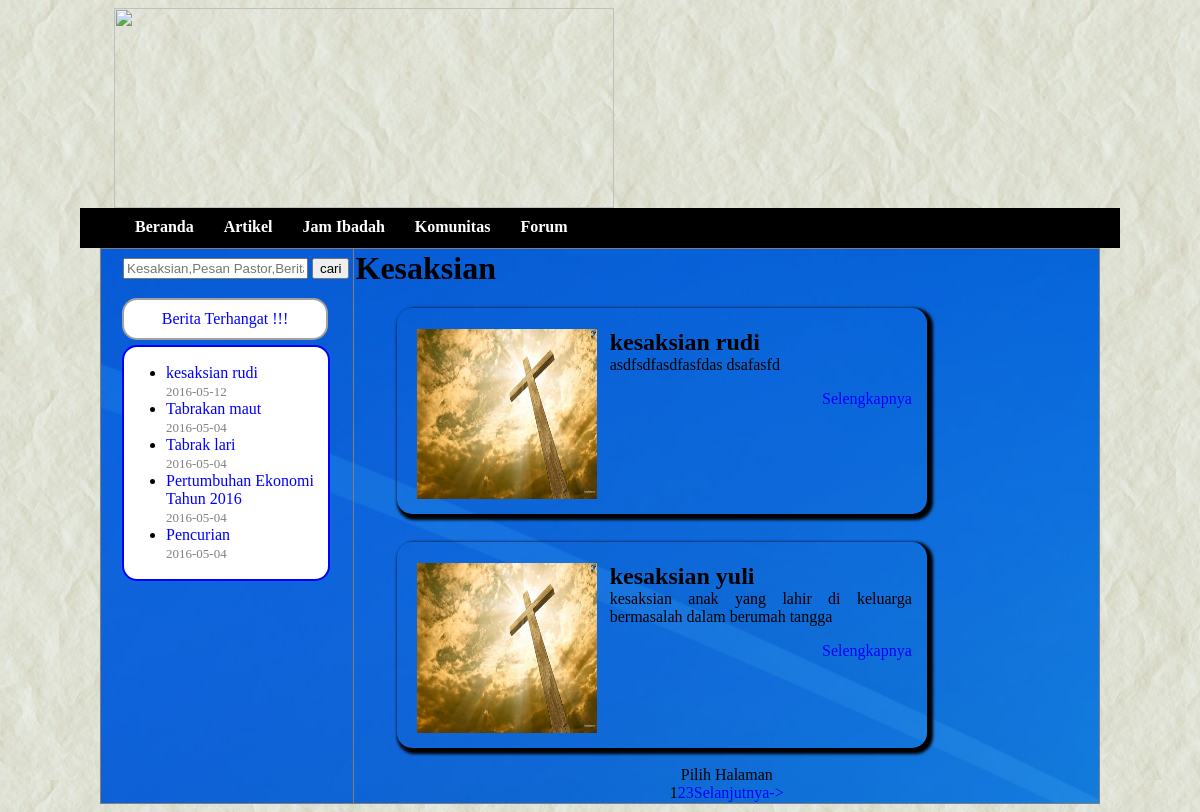
/index.php?menu=kesaksian, run on the app's committed database.
### tables this page shows
CREATE TABLE IF NOT EXISTS `isi_berita` (
  `id_berita` int(5) NOT NULL,
  `id_kategori` int(5) NOT NULL,
  `judul` varchar(32) DEFAULT NULL,
  `tanggal` date DEFAULT NULL,
  `gambar` longtext,
  `isi` text
);

### index.php (the view, shortened to what this page needs)
<html>
	<head><title> Portal </title>
	<link href="css/style.css" rel="stylesheet" type="text/css">
	<link type="text/css" rel="stylesheet" href="css/dropdown_dasar.css">
	</head>
<body>
	<div class="pala">
	<img src="img/andreas12345.png"  class="logo">
	</div>
	<ul id="menu">
		<li><a href='index.php?menu=home'>Beranda</a></li>
		<li><a href='#'>Artikel</a>
		</li>
		<li><a href='#'>Jam Ibadah</a>
		</li>
		<li><a href='#'>Komunitas</a>
		<li><a href='forum/index.php'>Forum</a></li>
	</ul>
	<table border="1" class="tabelisi" align="center">
		<tr>
		<td valign="top" width="250">
			<li class="cari"> <?php include 'cari.php'; ?> </li>
	<div align="center" class="judul"> Berita Terhangat !!!</div>
	<div class="pinggir">
	<ul>
	<?php
$jumlahtampil=5;
	$head=mysql_query("select * from isi_berita order by tanggal desc limit $jumlahtampil");
	while($headline=mysql_fetch_array($head)){
		echo	"<li><a
	href='index.php?menu=detail_headline&id=$headline[id_berita]'>$headline[judul]<br><font size='2px' color='gray'>
	$headline[tanggal]
	</font></li>";
	}
	?>
	</ul>
	</div>
		</td>
		<td valign="center" align="center">
		<?php
		if(isset($_GET['menu']))
		{
			$menu=$_GET['menu'];
			if($menu=="kesaksian"){include "berita_kesaksian.php";}
		}
		else{include"headline.php";}
		?>
		</td>
	</tr>
</table>
</body>
</html>

### berita_kesaksian.php (shortened to what this page needs)
<link href="css/style.css" rel="stylesheet" type="text/css">
<?php
$table1="isi_berita";
$table2="kategori";
$id=1;
$hal=isset($_GET['hal'])?$_GET['hal']:1;
if(!isset($_GET['hal']))
	{
	$page=1;
	}
	else
	{
	$page=$_GET['hal'];
	}
$max_results=2;
$from=(($page * $max_results) - $max_results);
$sql=mysql_query("select * from $table1,$table2 where $table1.id_kategori=$id  and $table1.id_kategori=$table2.id_kategori order by tanggal desc limit $from,$max_results");
echo "<h1 style=text-align:left>Kesaksian</h1>";
while($tampil=mysql_fetch_array($sql))
{
	$data=substr($tampil['isi'],0,200);
?>
	<div class="box">
	<p align="justify">
	<img src="<?=$tampil['gambar'];?>"align="left">
	<font valign="top">
	<strong> <font size="5"> <?php echo $tampil['judul'];?> </font> </strong>
	<br />
	<?php echo $data;?>
 	<a href="index.php?menu=detail_kesaksian&id=<?=$tampil['id_berita'];?>"> <br /> <p style='text-align:right'> Selengkapnya </p> </a>
		</font></p></div><br>
<?php
}
$total_results=mysql_result(mysql_query("select count(*) as num from $table1 where $table1.id_kategori=$id"),0);
$total_pages= ceil($total_results / $max_results);
	echo "<center>Pilih Halaman<br />";
	for($i=1; $i<=$total_pages; $i++)
		{
			if(($hal)==$i)
			{
				echo "$i";
			}
			else
			{
				echo "<a href=$_SERVER[PHP_SELF]?menu=kesaksian&hal=$i>$i</a>";
			}
		}
			if($hal < $total_pages)
			{
				$next=($page + 1);
				echo "<a href=$_SERVER[PHP_SELF]?menu=kesaksian&hal=$next>Selanjutnya-></a>";
			}
	echo"</center>";
?>

### css/style.css (style rules this page uses)
.pala { margin-left:106; margin-right:100; width:1000; height:200; overflow:auto; }
.logo { width:500; height:200; }
body { background:url(../img/paper1.jpg); }
a { text-decoration:none; text-align:ceter; font:bold; color:blue; }
.tabelisi { background: url(../img/blue-abstract-background.jpg); border-collapse:collapse; width:1000; height:400; }
.judul { border:2px solid#a1a1a1; background:white; font-family:algerian; color:#0000FF; width:200px; border-radius:15px; padding-top: 10px; padding-right: 1px; padding-bottom: 10px; padding-left: 1px; margin-bottom:5px; margin-top:5px; margin-left: 20px; }
.pinggir { border:2px solid blue; background:white; border-radius:15px; width:200px; padding-top: 1px; padding-right: 2px; padding-bottom: 1px; padding-left: 2px; margin-left: 20px; }
.box { background:url(../img/paper2.jpg); width:500px; height:auto; text-align:justify; box-shadow:3px 3px 3px 3px black; border-radius:15px; margin-top: 10px; padding: 5px 15px 15px 15px; overflow:hidden; margin-left:-130px; }
.box img { width:180; height:170; padding-right:10; padding-left:5; }
.cari { list-style:none; margin-top:5px; margin-left:18px; }

### css/dropdown_dasar.css (style rules this page uses)
ul#menu { height: 40px; width: 1000px; margin: 0 auto; background:#000000; }
ul#menu li { float: left; list-style: none; }
ul#menu li a { color: #fff; text-decoration: none; font-weight: bold; display: block; padding: 10px 15px; }

### data on the page
isi_berita: judul "kesaksian rudi", tanggal "2016-05-12", gambar (picture), isi "asdfsdfasdfasfdas dsafasfd"
isi_berita: judul "Tabrakan maut", tanggal "2016-05-04"
isi_berita: judul "Tabrak lari", tanggal "2016-05-04"
isi_berita: judul "Pertumbuhan Ekonomi Tahun 2016", tanggal "2016-05-04"
isi_berita: judul "Pencurian", tanggal "2016-05-04"
isi_berita: gambar (picture), judul "kesaksian yuli", isi "kesaksian anak yang lahir di keluarga bermasalah dalam berumah tangga"
